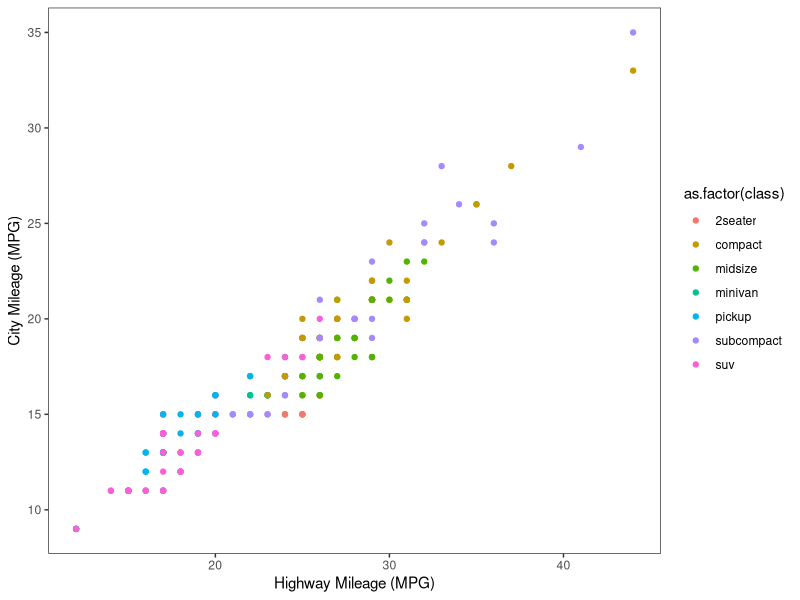
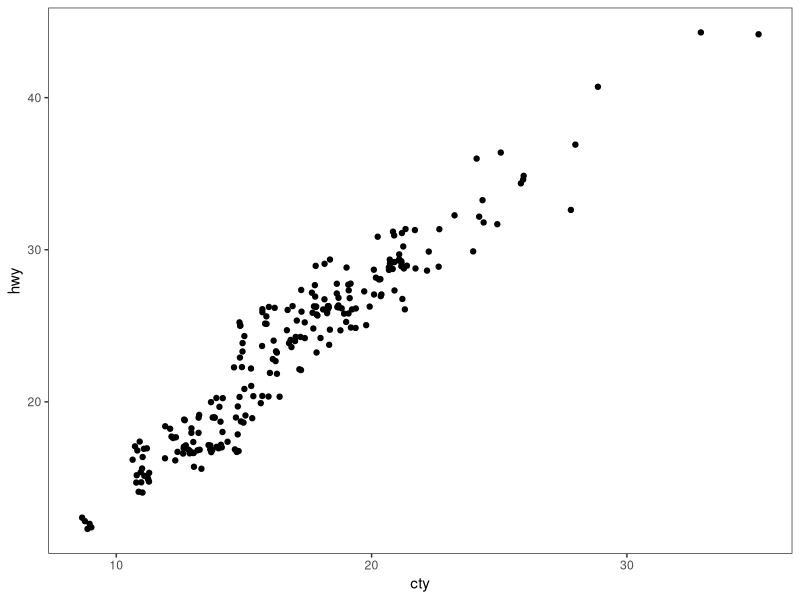
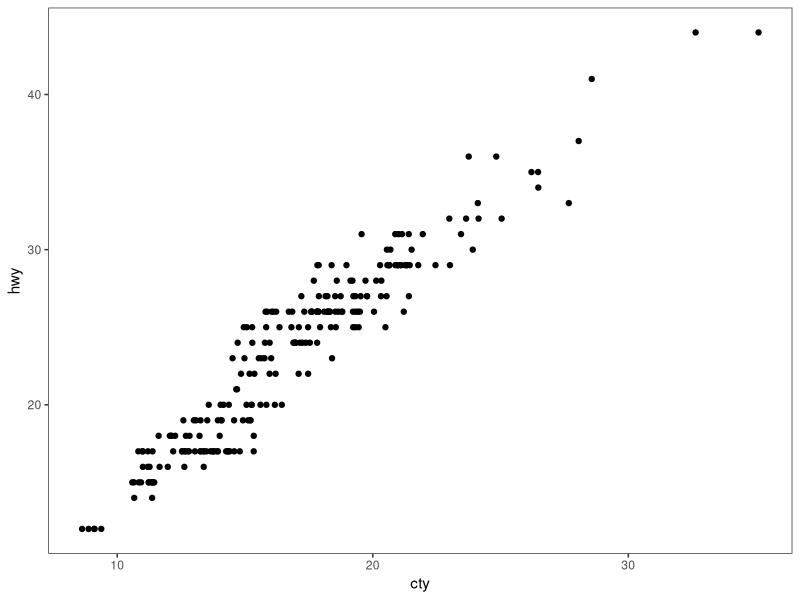
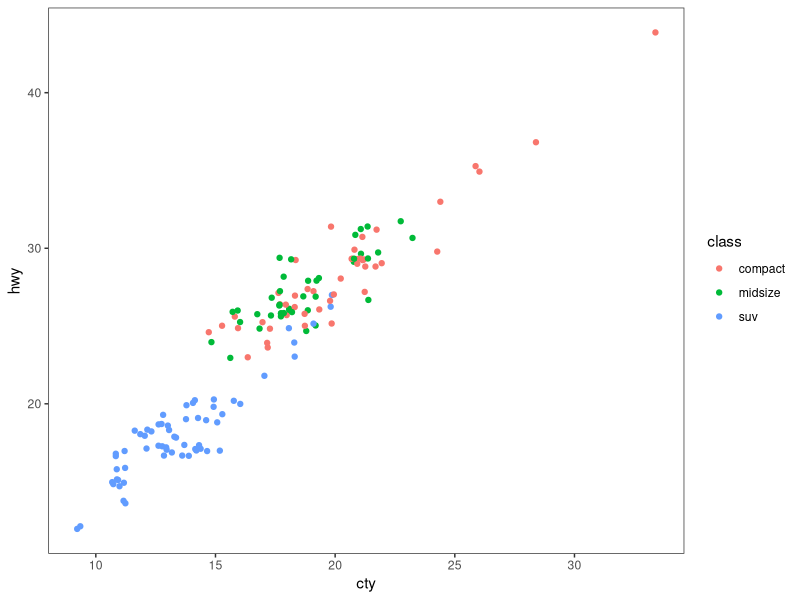
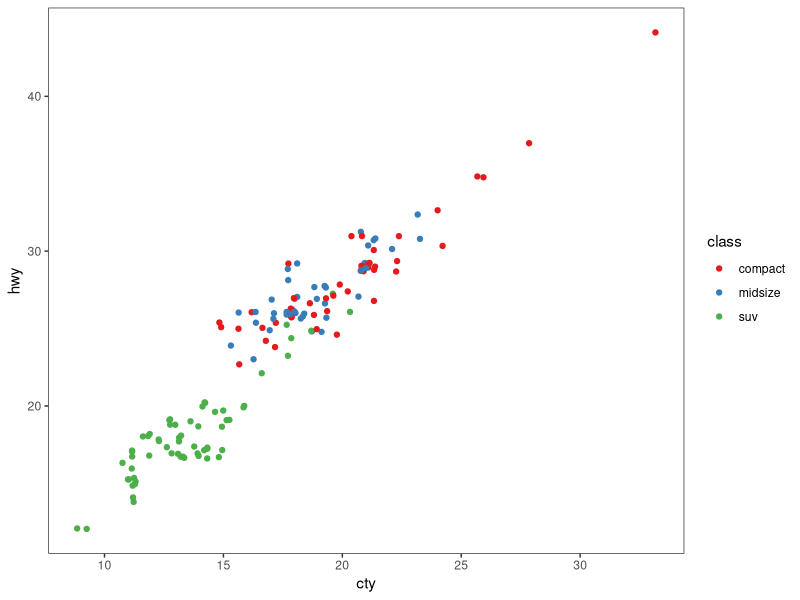
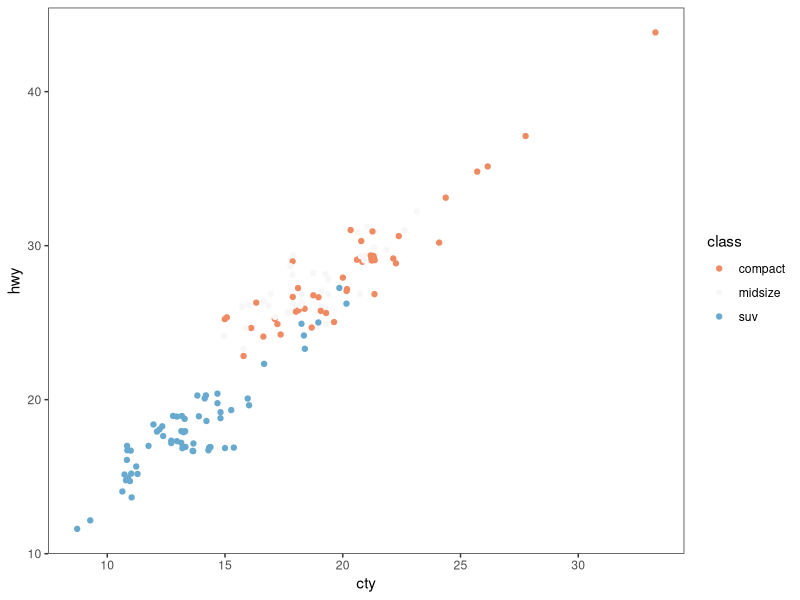
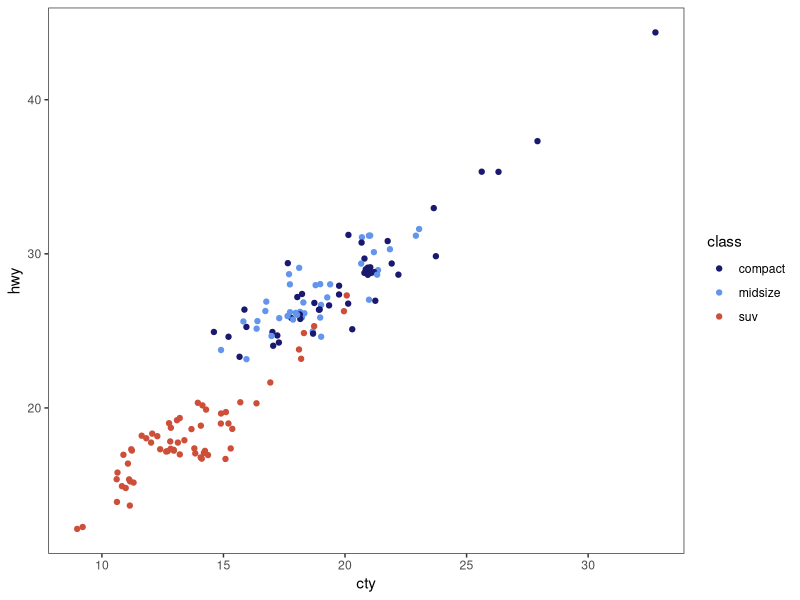
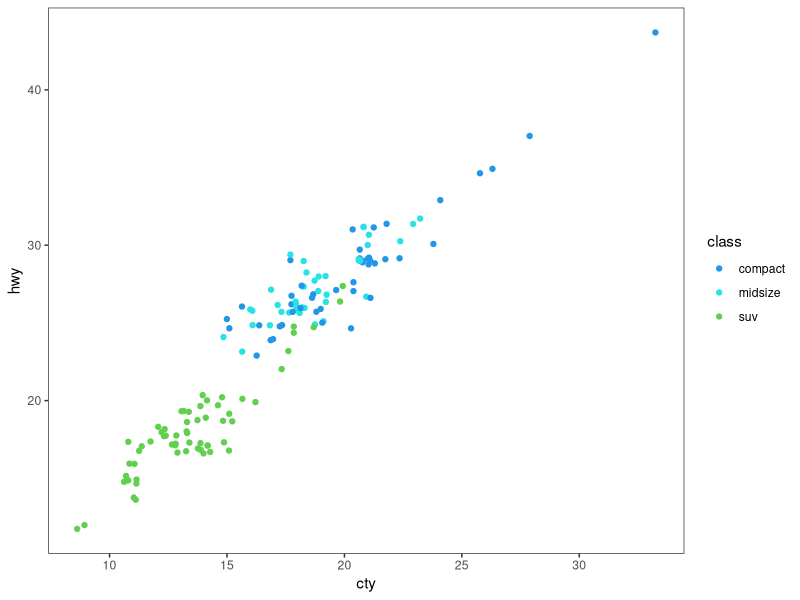

Write the R code that produced these figures, in order. (Note: this script raises an error after producing the figures.)
# ---------------------------------------------------------- #
#### MODULE 3: Plot even more data!                       ####               
# ---------------------------------------------------------- #

## OBJECTIVE:
# 1. To develop a "grammar of graphics".
# 2. To become comfortable using ggplot2 for exploratory data visualization.


# ---------------------------------------------------------- #
#### SET UP:                                              ####
# ---------------------------------------------------------- #
# REMINDER: In RStudio, open the Rproject for our course (UNCG_DataWrangling), 
# pull any changes from GitHub, and navigate to the branch you created for 
# yourself (just a single branch for the whole semester) in RStudio's Git tab.
# Open this week's assignment in this new branch to complete and submit on GitHub.
# Ideally, you'll commit your answers a bit at a time as you work through
# this assignment, rather than committing all at once at the end.

# Reminder of some helpful resources for graphing in R:
# ggplot Cookbook: http://www.cookbook-r.com/Graphs/
# Official ggplot2 Book: https://ggplot2-book.org/
# Themes in ggplot2: https://ggplot2-book.org/polishing.html#themes

# In ggplot2, aesthetic means “something you can see”. Each aesthetic is a
# mapping between a visual cue and a variable.
# Examples include:
# position (i.e., on the x and y axes)
# color (“outside” color)
# fill (“inside” color)
# shape (of points)
# line type
# size

# Each type of geometric object (geom) accepts only a subset of all aesthetics.
# Refer to the geom help pages to see what mappings each geom accepts. Aesthetic
# mappings are set with the aes() function.

# TASK: We will be using the ggplot2 package for graphing. Fortunately, ggplot2 
# is nested within the tidyverse package (along with many others).
# Start by writing code to load the tidyverse library.
# HINT: see the end of assignment #1 if you forgot how to load a package.

library(tidyverse)

# TASK: Write code below to set your theme to black and white and both your major
# AND minor gridlines to element_blank for all plots you'll be making today.
# HINT: Check back to last week's assignment section 1.9 for setting themes for
# all plots.

theme_set(theme_bw())
theme_update(panel.grid.major=element_blank(),
             panel.grid.minor=element_blank())


# ---------------------------------------------------------- #
#### 1.0 CORRELATION                                      ####
# ---------------------------------------------------------- #

# We learned how to make correlations last week, but it never hurts to get
# more practice! Let's start by using a data set built into ggplot2.
# The mpg dataset looks at the gas efficiency of different cars. Run the following
# code to load the data:
data(mpg, package = "ggplot2")

# TASK: Create a scatterplot (i.e., a dot plot) to relate city and highway mileage.
# Color the points by the class of car (class column) and label the x and y axis 
# to be more informative (City Mileage (MPG) vs Highway Mileage (MPG)).
# HINT: Refer back to last week's assignment or the ggplot help resources if you 
# forget how to make a scatterplot.

ggplot(mpg, aes(x=hwy,y=cty))+
  xlab('Highway Mileage (MPG)')+
  ylab('City Mileage (MPG)')+
  geom_point(aes(color=as.factor(class)))

# Looks alright, but the graph may be hiding some information...
# QUESTION: How many data points are in the mpg dataframe?

str(mpg)
# There are 234 obs. in 11 columns

# QUESTION: Approximately how many dots are in the graph you just made? How does
# that compare to the number of observations in the dataframe?

# There are roughly 78 points on the graph, which is a lot smaller than
# The number of observations.

# Try another correlation-focused geom that addresses this problem by running
# the following code:
ggplot(data=mpg, aes(x=cty, y=hwy)) + 
  geom_jitter()


# QUESTION: What happened when you created the plot with geom_jitter?

# A LOT more observations were added to the plot and some points were added in randomly.

# QUESTION: Run the code to create a plot using geom_jitter a second time. Then run it
# again and again. What happens each time? Why is this happening?

# The graph slightly shifts because the geom_jitter() function randomly moves the points 
# along the x and y axises.

# TASK: The default in geom_jitter is to jitter (or slightly move) the points away
# from each other in both the x and y directions. Check the help file for geom_jitter
# and write code below to make a graph where you jitter points in only the x-dimension
# by 0.5.

ggplot(data=mpg, aes(x=cty, y=hwy)) + 
  geom_jitter(height= F, width=0.5)

# ---------------------------------------------------------- #
#### 1.1 DETOUR! COLORS, COLORS, COLORS                   ####
# ---------------------------------------------------------- #

# Our world is so colorful, and our graphs can be too! But we want to be mindful
# of our color choices to not only be beautiful, but also informative and accessible.

# TASK: Create a new dataframe that filters our mpg data down to only information
# for car classes compact, midsize, and suv using an %in% statement. Name your 
# new dataframe mpgSubset.
# HINT: Refer back to the Transform assignment if you want help with %in% (or 
# try googling!)

mpgSubset <- mpg%>%
  filter(mpg$class%in%c('compact','midsize','suv'))

# ggplot has lots of nice (and some not so nice) built-in color palettes that we 
# can use to fill our bars with color. Try running the following code:
ggplot(data=mpgSubset, aes(x=cty, y=hwy, color=class)) +
  geom_jitter()

# The code above supplies us with ggplot's default color palette, which I find not
# so pleasing. Let's try to change this!

# We can add a statement specifying the scale of colors we would prefer. One way
# to do this is to use other pre-set palettes from ggplot. Run the code below to 
# ask ggplot to use the color brewer's palette called Set 1.
ggplot(data=mpgSubset, aes(x=cty, y=hwy, color=class)) +
  geom_jitter() +
  scale_color_brewer(palette="Set1")

# Alternatively, we could use the "RdBu" palette:
ggplot(data=mpgSubset, aes(x=cty, y=hwy, color=class)) +
  geom_jitter() +
  scale_color_brewer(palette="RdBu")

# QUESTION: Investigate the color brewer's range of palettes at this website: 
# https://r-graph-gallery.com/38-rcolorbrewers-palettes.html
# What do you notice about the colors chosen from each of the palettes that we
# used above? (i.e., does it use the first three colors in the palette? The last
# three? Some other combination?)

# For Set1, the first three colors are assigned to the three variables.
# For RdBu, the extremes and a middle ground color were assigned to the variables.


# We could also pick out EXACTLY which colors we want for our figure. 
# There are 4 main ways to specify colors in R:
### by name
### by number
### by Hex code
### with the rgb() function

# By Name: R allows you to call more than 600 colors by name! Run the following
# code to see a list:
colors()

# We can put in the colors we chose for each variable by adding the 
# scale_color_manual() function to our plot. Try it out by running the following
# code:
ggplot(data=mpgSubset, aes(x=cty, y=hwy, color=class)) +
  geom_jitter() +
  scale_color_manual(values=c('midnightblue', 'cornflowerblue', 'tomato3'))


# You can also chose colors by number, which are assigned in R.

# TASK: Copy and paste the code to make our scatterplot and replace the color names
# with three numbers of your choice (between 1 and 657). How does your new figure look?
# HINT: remember to remove the quotation marks when calling numbers.


ggplot(data=mpgSubset, aes(x=cty, y=hwy, color=class)) +
  geom_jitter() +
  scale_color_manual(values=c('388', '213', '515'))

# QUESTION: How do you think you could figure out which color name belongs to
# each color number?
# HINT: Try creating a dataframe from color() by passing it into the
# as.data.frame() function.

palette <- as.data.frame(colors())

# You can also chose colors by Hex code. A Hex color code is a 6-symbol code made
# of up to three 2-symbol elements (6 symbols in length all together). Each of 
# the 2-symbol elements represents a color value in the Red-Green-Blue (RGB) color
# scale from 0 to 255. Hex codes are written with a # in front of them. Let's try
# out calling our colors using hex code.
ggplot(data=mpgSubset, aes(x=cty, y=hwy, color=class)) +
  geom_jitter() +
  scale_color_manual(values=c('#191970', '#6495ED', '#FF6347'))

# There are two great things about hex codes. First, you can call ANY color you 
# want with a hex code. That is, you're not limited to the 657 colors that are
# in ggplot. By specifying the color by hex code, you can pick literally anything!

# TASK: Google the search term "color picker". This should bring up google's color
# picker (in addition to a billion other color picking websites). Use this color
# picker to generate the hex codes for three new colors of your choice. Then copy
# and paste the above code, replacing the hex codes with your color choices.

ggplot(data=mpgSubset, aes(x=cty, y=hwy, color=class)) +
  geom_jitter() +
  scale_color_manual(values=c('#40db42', '#000000', '#cc5e1f'))

#I call it "Spooktacular"

# The second great thing about hex codes is that you can control the transparency
# of your colors. Transparency is set in a hex code by adding two extra symbols
# to the end, which together make up the "alpha" element. Adding 00 to the end 
# of your hex code will make your color completely transparent, while adding FF 
# to the end will make it completely opaque. Any number/letters in-between will 
# result in partial transparency. You can find a complete list of transparencies
# between 0-100% here: https://gist.github.com/lopspower/03fb1cc0ac9f32ef38f4

# TASK: Try out transparency by copying and pasting your graph code below and
# adding the alpha element to the end of each of your hex codes to make your
# first color 0% transparent, your second color 50% transparent, and your third
# color 100% transparent.


ggplot(data=mpgSubset, aes(x=cty, y=hwy, color=class)) +
  geom_jitter() +
  scale_color_manual(values=c('#40db42ff', '#00000080', '#cc5e1f00'))

# QUESTION: What happened to the point that you set to 100% transparent?

# Those points are completely transparent

# Finally, we can set our colors using the rgb() function. This operates very
# similarly to the hex code, where you can pick exactly the color and transparency
# you want. Try it out by running the following code:
ggplot(data=mpgSubset, aes(x=cty, y=hwy, color=class)) +
  geom_jitter() +
  scale_color_manual(values=c(rgb(.10, .10, .44, .5), rgb(.39, .58, .93, .5), rgb(1.0, .39, .28, .5)))

# TASK: Modify the above code to make all of your points 50% transparent.

# There are so many inventive and artistic people in the world who have expanded
# the offerings for colors in ggplot. Check out some notable ones listed below
# when choosing colors for this assignment.
### Color-blind friendly palettes: https://github.com/JLSteenwyk/ggpubfigs
### Color palettes from vintage National Parks posters: https://github.com/katiejolly/nationalparkcolors
### Color palettes based on Wes Anderson movies: https://github.com/karthik/wesanderson
### Color palettes from famous Dutch paintings: https://github.com/EdwinTh/dutchmasters


# ---------------------------------------------------------- #
#### 1.2 DETOUR! LEGENDS                                  ####
# ---------------------------------------------------------- #

# When you specify colors in your ggplot code, R throws in a bonus legend for free!
# However, this legend is often not as clear or visually appealing as we might 
# prefer. But as with all geometric objects in ggplot, legends can be easily altered.

# Run the following code to create a scatter plot. Feel free to modify the colors
# as you prefer!
ggplot(data=mpgSubset, aes(x=cty, y=hwy, color=class)) +
  geom_jitter()

# QUESTION: Where did ggplot get the legend title and values from?
# The titles were provided in the aes() function and the values come from the mpgSubset dataframe

# We could change the title and values in our legend by altering the dataframe
# we are passing into ggplot. But that seems a bit drastic. Instead, we can 
# lean on the same code that specifies our color picks to alter the legend text.
# Try it out by running the following code:
ggplot(data=mpgSubset, aes(x=cty, y=hwy, color=class)) + # This creates our scatterplot with the assigned x and y axises, and colors scaled by class
  geom_jitter() + # This tells R to insert the data in a spaced out manner. 
  scale_color_manual(values=c('#FCBA03', '#380754', '#496916'), # This assigns a color to each value
                     name='Class of Car', # This renames the title of the variables 
                     breaks=c('suv', 'midsize', 'compact'), # This breaks the data up by variable
                     labels=c('SUV', 'Midsize', 'Compact')) # This gives labels to the broken up variable data


# TASK: Label each line of the code above with what it is doing.
# HINT: Check the scale_color_manual help file or ggplot Cookbook for more info.


# IMPORTANT: It is important to pay attention to the order you provide ggplot with 
# your color choices and legend labels! Try running the following code:
ggplot(data=mpgSubset, aes(x=cty, y=hwy, color=class)) + 
  geom_jitter() + 
  scale_color_manual(values=c('#FCBA03', '#380754', '#496916'), 
                     name='Class of Car', 
                     breaks=c('suv', 'midsize', 'compact'), 
                     labels=c('Compact', 'SUV', 'Midsize')) 


# QUESTION: What is wrong with the code above? Why is it so important to be
# careful with the order you pass information into ggplot?

# The labels for the break data is assigned to the wrong variables and has a misleading output.


# While changing the legend text and factor order takes place in the scale_color_manual
# step, moving the legend around on the graph page is part of the graph theme. We
# can try this out using the code below:
ggplot(data=mpgSubset, aes(x=cty, y=hwy, color=class)) + 
  geom_jitter() + 
  theme(legend.position='bottom')


# TASK: Modify the code above to have the legend display along the bottom of
# the figure.


# We can also have the legend located within the area of the graph itself! We can 
# do this by specifying the coordinates for where the legend should go within the
# graph axes. First we set the legend position and then we set the anchoring 
# position by justifying the legend.
### bottom left: 0,0
### bottom right: 1,0
### top left: 0,1
### top right: 1,1

# Try it out by running the following code:
ggplot(data=mpgSubset, aes(x=cty, y=hwy, color=class)) + 
  geom_jitter() + 
  theme(legend.position=c(1,0), legend.justification=c(1,0))

# QUESTION: What happens if you don't include the code for legend justification
# above?
# The legend is placed in the wrong area, to the bottom right outside of the graph

# TASK: Copy and paste the code from above. Modify it to place the legend in the
# upper left part of the graph.
ggplot(data=mpgSubset, aes(x=cty, y=hwy, color=class)) + 
  geom_jitter() + 
  theme(legend.position=c(0,1), legend.justification=c(0,1))

# Finally, we might want to remove the legend altogether! We would do so by
# modifying the theme as well. 

# TASK: Check the ggplot cookbook to find the legends section. Read what it says 
# about removing the legend. Then copy and paste the graph code from above. Modify
# the code to remove the legend.

ggplot(data=mpgSubset, aes(x=cty, y=hwy, color=class)) + 
  geom_jitter() + 
  theme(legend.position= "none")
# ---------------------------------------------------------- #
#### 2.0 DEVIATION                                        ####
# ---------------------------------------------------------- #

# Used to compare variation in values between small number of items (or categories) 
# with respect to a fixed reference.

# Whether the graphical type is a deviation graph or a composition graph (or a 
# ranking graph) may depend on the underlying data structure.

# We used geom_bar() last week with factor data to create a bar graph. But
# geom_bar() is a bit tricky because it can make EITHER a bar graph or a histogram
# depending on the data you give it. The default of geom_bar() is to set stat to 
# count so if you give it just a continuous x value, it will make a histogram. Try
# it with the following code:
ggplot(data=mpg, aes(x=hwy)) + 
  geom_bar()

# In order to have the geom create bars and not a histogram, you must:
# 1) Set stat = identity
# 2) Provide both an x and a y inside the aes(), where x is either a character 
# or factor and y is numeric.

# TASK: Create a dataframe of summary statistics for the mpg data, calculating the
# mean, standard deviation, and standard error for highway mpg grouping by class.
# Name the resulting dataframe highwayMPG and your new variables hwy_mean, hwy_sd,
# and hwy_se.
# HINT: Look back at the Transform assignment if you forget how to summarize the
# data. Also recall, standard error = 1.96*standard deviation.

highwayMPG <- mpg%>%
  group_by(class) %>%  
  summarize(across(.col="hwy", .fns=list(mean=mean, sd=sd),na.rm=T)) %>% 
  mutate(hwy_se=1.96*hwy_sd)
 

# TASK: Create a bar graph showing the average highway MPG on the y-axis and 
# car class on the x-axis. Fill the bars by class. Add in error bar caps that are 20%
# the width pf the bars.
# HINT: Don't forget to change stat from the default in your geom_bar() statement!
ggplot(data=highwayMPG, aes(x=class, y=hwy_mean))+
  geom_bar(aes(fill=as.factor(class)), stat="identity")+
  geom_errorbar(aes(ymin=hwy_mean-hwy_se, ymax=hwy_mean+hwy_se), width=.2)

# ---------------------------------------------------------- #
#### 2.1 DETOUR! COLORS AND LEGENDS, AGAIN                ####
# ---------------------------------------------------------- #

# Recall that some geometric elements require fills instead of (or sometimes in
# addition to) colors.

# TASK: Create a bar graph with the mpg summary stats with the following parameters:
# (1) Black bar outline
# (2) Bars filled with the color brewer palette "Dark2" using the scale_fill_manual
#     statement
# (3) No legend
# (4) Informative x- and y-axis labels.

ggplot(data=highwayMPG, aes(x=class, y=hwy_mean))+
  geom_bar(aes(fill=as.factor(class)),stat="identity", color="black")+
  scale_fill_brewer(palette="Dark2")+
  theme(legend.position="none")+
  xlab("Class of Vehicle")+
  ylab("Highway Mean (MPG)")

# HINT: Carefully consider whether your color and/or fill should go within an aes() 
# statement, the scale_fill_manual or scale_color_manual statements, or neither.
# If in doubt, try a bunch of ways until it looks how we want it. And consult 
# your helpful ggplot resources on the web.


# ---------------------------------------------------------- #
#### 2.2 DETOUR! AXIS MODIFICATIONS                       ####
# ---------------------------------------------------------- #

# Run the following code, feeling free to modify colors as you prefer:
ggplot(data=highwayMPG, aes(x=class, y=hwy_mean, fill=class)) +
  geom_bar(stat='identity') +
  

# QUESTION: Where is ggplot getting the x-axis tick labels from?

# From the fill=class argument.

# Often our tick labels are not the best. We can modify them to be more informative
# or visually appealing by directly modifying the dataframe, but again this feels
# a bit extreme. Instead, we can directly modify the scale of the axis. For axes
# that deal with categories, we are setting the discrete scale. Try it out by
# running the following code:
ggplot(data=highwayMPG, aes(x=class, y=hwy_mean, fill=class)) +
  geom_bar(stat='identity') +
  scale_x_discrete(labels=c('sport', 'compact', 'midsize', 'minivan', 'pickup', 'subcompact', 'SUV'))

# We can also change the scale of the continuous axes, including how large they are
# and where the tick marks fall as follows:
ggplot(data=highwayMPG, aes(x=class, y=hwy_mean, fill=class)) +
  geom_bar(stat='identity') +
  scale_y_continuous(breaks=seq(0, 50, 10)) +
  coord_cartesian(ylim=c(0,50))

# QUESTION: Try running the code above without the coord_cartesian() statement. 
# What is surprising about the resulting graph? Based on this result, what do you
# think the coord_cartesian() statement does?

# It gives y values from 0-50, without it the graph fits to the longest bar.

# We can also add a statement into the scale discrete or continuous statements
# to name our axes, rather than putting in a whole separate step of xlab() or ylab().
# Try it out with the following code:
ggplot(data=highwayMPG, aes(x=class, y=hwy_mean, fill=class)) +
  geom_bar(stat='identity') +
  scale_x_discrete(name='Class of Car') +
  scale_y_continuous(name='Mean Highway MPG')


# Finally, we can flip our axes easily in ggplot as follows:
ggplot(data=highwayMPG, aes(x=class, y=hwy_mean, fill=class)) +
  geom_bar(stat='identity') +
  coord_flip()


# TASK: Let's put it all together. Make a graph of the mpg summary stats with the
# following specifications:
# (1) color by class of car using a color scheme of your choice (not the default)
# (2) plot the class of car on the x-axis and the highway MPG on the y axis
# (3) include better names for the x- and y-axis titles
# (4) include better names for the car classes
# (5) set the scale of the highway mpg to run from 0 to 30 with breaks every 5 
# (6) flip your axes
# (7) remove the legend

ggplot(data=highwayMPG, aes(x=class, y=hwy_mean, fill=class))+
  geom_bar(stat="identity")+
  scale_fill_brewer(palette="Spectral")+
  scale_x_discrete(labels=c("2 Seater", "Compact", "Mid-size", "Minivan", "Pickup", "Sub-compact", "SUV"),
                   name = "Vehicle Class")+
  scale_y_continuous(breaks=seq(0, 30, 5),
                     name = "Highway Mean (MPG)") +
  coord_cartesian(ylim=c(0,30))+
  theme(legend.position = "none")+
  coord_flip()

# ---------------------------------------------------------- #
#### 3.0 RANKING                                          ####
# ---------------------------------------------------------- #
# Used to compare the position or performance of multiple items with respect to 
# each other. Actual values matters somewhat less than the ranking.

# TASK: Create a dataframe of summary statistics for the mpg data, calculating the
# mean, standard deviation, and standard error for CITY mpg grouping by class.
# Name the resulting dataframe cityMPG and your new variables city_mean, city_sd,
# and city_se.
# HINT: Look back at the Transform assignment if you forget how to summarize the
# data. Also, standard error = 1.96*standard deviation.

cityMPG <- mpg%>%
  group_by(class) %>%  
  summarize(across(.col="cty", .fns=list(mean=mean, sd=sd),na.rm=T)) %>% 
  mutate(cty_se=1.96*cty_sd)


# Now we want to plot our data in order from smallest to largest city MPG to get
# a ranking. To do so, we need to use the reorder() function to rearrange the data
# going into our x-axis.
ggplot(cityMPG, aes(x=reorder(class, cty_mean), y=cty_mean)) + 
  geom_bar(stat="identity")

# TASK: Recreate the above ranking figure to include the following:
# (1) class of car on the x-axis with informative axis and tick labels
# (2) MPG ordered from highest to lowest (hint: try google if you're unsure)
# (3) bars with dark grey outlines and filled by class with your favorite color scheme
# (4) error bars with end caps 30% the width of the bars
# (5) y-axis from 0 to 30 with tick marks every 5
# (6) no legend.
ggplot(cityMPG, aes(x=reorder(class, cty_mean, decreasing = T), y=cty_mean, fill=class)) + 
  geom_bar(color="darkgrey", stat="identity")+
  scale_fill_brewer(palette="Spectral")+
  scale_x_discrete(name = "Class of Vehicles",
                   labels = c("Pickup", "SUV", "2 Seater", "Minivan", "Mid-size", "Compact", "Sub-compact"))+
  geom_errorbar(aes(ymin=cty_mean-cty_se, ymax=cty_mean+cty_se), width=.3)+
  scale_y_continuous(breaks=seq(0, 30, 5),
                     name = "City Mean (MPG)") +
  coord_cartesian(ylim=c(0,30))+
  theme(legend.position = "none")

# Insert Elmo on fire gif here

# ---------------------------------------------------------- #
#### 4.0 DISTRIBUTION                                     ####
# ---------------------------------------------------------- #
# When you have lots and lots of data points and want to study where and how the
# data points are distributed.

# Histograms can be accomplished with either geom_bar() or geom_histogram()
ggplot(mpg, aes(hwy)) + 
  geom_histogram()

# TASK: Recreate the graph above, but using geom_bar() instead


ggplot(mpg, aes(hwy)) + 
  geom_bar()

# TASK: Try making a histogram with the categorical variable 'manufacturer'.
# What error message do you get?

# Crying emoji ;-;

ggplot(mpg, aes(manufacturer)) + 
  geom_histogram()

# ! Problem while computing stat. Requires a continuous x aesthetic


# QUESTION: What happens when you follow the advice of the error message and 
# make stat='count'?
ggplot(mpg, aes(manufacturer)) + 
  geom_histogram(stat="count")


# TASK: Make a boxplot comparing the distribution of cty (city mileage) for
# each class of car.
# HINT: Look back to last week if you forget how to make a boxplot.

ggplot(mpg, aes(x=cty, y=class, fill=class)) + 
  geom_boxplot()+
  scale_fill_brewer(palette="Spectral")

# We can also make a different type of distribution, a violin plot using the 
# geom_violin statement as follows:
ggplot(mpg, aes(x=class, y=cty)) + 
  geom_violin()

# QUESTION: What does a violin plot show? Check google if you're unsure.

# These are super cool! I've never seen a violin plot before.
# From what I can tell, they are similar to boxplots in that they show distribution
# But, violin plots go a step further and show which variables have the highest density for each class distribution.
# HECK YEAH, STATISTICS!


# ---------------------------------------------------------- #
#### 5.0 COMPOSITION                                      ####
# ---------------------------------------------------------- #
# Bar charts and pie charts are classic ways of showing composition of a dataset.

# TASK: Let's get some data for this task by determining the number of cars from 
# each car manufacturer in our mpg dataframe. We can do this as follows:
manufacturerFreq <- mpg %>% 
  group_by(manufacturer) %>% 
  summarize(frequency=length(manufacturer)) %>% 
  ungroup()

# TASK: Make a bar graph of the number of cars (frequency) by manufacturer using
# the dataframe we created above.


# We can switch the bar chart you created above into a pie chart simply by changing
# the coordinate system through a series of steps as follows:

ggplot(manufacturerFreq, aes(x=manufacturer, y=frequency)) +
  geom_bar(stat="identity") +
  coord_polar()

ggplot(manufacturerFreq, aes(x=manufacturer, y=frequency, fill=manufacturer)) +
  geom_bar(stat="identity") +
  coord_polar()

ggplot(manufacturerFreq, aes(x="", y=frequency, fill=manufacturer)) +
  geom_bar(stat="identity", width=1) +
  coord_polar()

ggplot(manufacturerFreq, aes(x="", y=frequency, fill=manufacturer)) +
  geom_bar(stat="identity", width=1) +
  coord_polar(theta="y")

ggplot(manufacturerFreq, aes(x="", y=frequency, fill=manufacturer)) +
  geom_bar(stat="identity", width=1) +
  coord_polar(theta="y", start=0) +
  theme_void() +
  theme(legend.title = element_text(size = 12.5), 
        legend.text  = element_text(size = 8.5),
        legend.key.size = unit(.75, "lines"))

# TASK: Annotate the code below to describe what each line does:
ggplot(manufacturerFreq, aes(x="", y=frequency, fill=manufacturer)) +
  geom_bar(stat="identity", width=1) +
  coord_polar(theta="y", start=0) +
  theme_void() +
  theme(legend.title = element_text(size = 12.5), 
        legend.text  = element_text(size = 8.5),
        legend.key.size = unit(.75, "lines"))


# ---------------------------------------------------------- #
#### 6.0 CHANGE                                           ####
# ---------------------------------------------------------- #

# Time series are often best visualized with line graphs. Let's try this out
# with some new data:
data("economics")

# TASK: Use the economics dataset to plot the number of people who are unemployed
# over time (unemploy vs date). Make a scatterplot, then connect the points with 
# lines using geom_line().
# HINT: use ?economics to get more information about this dataset.




# ---------------------------------------------------------- #
#### GROUPS AND MAPS                                      ####
# ---------------------------------------------------------- #

# Let's save these for group project options, this assignment is really long!









# REMEMBER: Save and push your script when you're done with this assignment!
